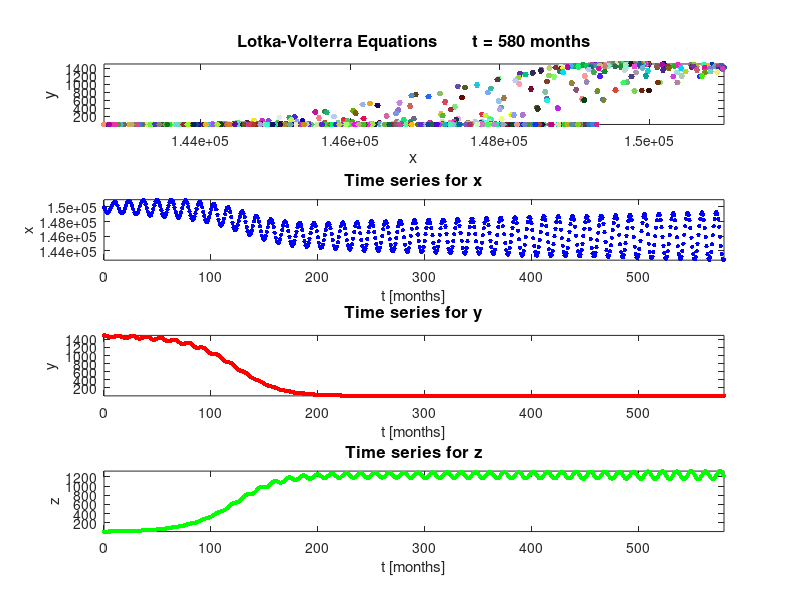

Here is the MATLAB script that generated this plot:
% =========================================================================
% Matlab program to draw a phase portrait for the LotkaVolterra Predetor
% Pey model. The results are shown at each time step. 
% In addition, the user has the option of plotting a time series graph for x or y. 
% Set the parameter choice = 1 for a time series plot for x.
% Set choice = 2 for a time series plot for y. 
% Equation parameters alpha, beta, gamma and detla can be changed by the
% user.
% Equations are solved using a numerical ODE solver. 
%
% James Adams 3/4/14
% =========================================================================

function LotkaVolterra_JA
clear  % Clears command window
clc    % Clears command history
clf    % Removes anything in the figure window before simulation. 


iterations = 1;  % Sets initial interation count to 1;
pausetime = 0;%0.1;  % Shows solutions at each time step. 
runtime = 580;    % Duration time of simulation.

% ================ Equation parameter values ==============================
N1  = 0.15;     % preys growth factor
L12 = 0.0001;   % loss of preys when preys meet predators
C11 =10^(-8);  % competition between preys
L13 = 0.00012;

M2  = 1.5;   % predators decrease factor
G21 = 0.00001;  % growth of predators due to 
C22 = 10^(-8);      % competition between predators
C23 = 10^(-5);

M3  = 1.46;
G31 = 10^(-5);
C33 = 0;
C32 =10^(-7);     % competition with native predator

% =============== Initial conditions for x and y ==========================
initialx = M2/G21; % Balance solution
initialy = N1/L12;  % Balance solution
initialz = 8; % Alien predator
%initialx = 150000; % initial number of preys 
%initialy = 1600;   % initial number of predators 

fprintf('----------------------------------\nLotka-Volterra Predetor Prey model \n\n----------------------------------')
%fprintf('\n\nParameter values set,')
%fprintf('\n\nalpha = %2.6f \nbeta = %2.6f \ngamma = %2.6f \ndelta = %2.6f ',alpha,beta,gamma,delta)


% Solves equations using numerical ODE solver 45 (nonstiff runge kutta)
deq1=@(t,x) [...
     x(1)*N1 - L12*x(1)*x(2) - C11*x(1)*x(1)- L13*x(1)*x(3) ; ...
    -x(2)*M2 + G21*x(1)*x(2) - C22*x(2)*x(2)- C23*x(2)*x(3) ;...
    -x(3)*M3 + G31*x(1)*x(3) - C33*x(3)*x(3)- C32*x(3)*x(2) ];
[t,sol] = ode45(deq1,[0 runtime],[initialx initialy initialz]);

arraysize = size(t);  % Sets time array size for the for loop.

%============ Solutions are plotted at each time step =====================

for i = 1 : max(arraysize) 
    subplot(4,1,1)
    plot(sol(iterations,1),sol(iterations,2),'.','color',[rand; rand; rand],'markersize',14,'MarkerFaceColor','b');                               
    %plot(sol(iterations,1),sol(iterations,2),'.','color','k','markersize',14,'MarkerFaceColor','b');                               
    hold on
    title(['Lotka-Volterra Equations       t = ' num2str(t(iterations)) ' months'],'fontsize',12)
    xlabel('x','fontsize',12)
    ylabel('y','fontsize',12)
    axis([min(sol(:,1)) max(sol(:,1)) min(sol(:,2)) max(sol(:,2))])
    
    subplot(4,1,2)
    %text(0.1,0.5,'Time Series graph will be shown at the end of the simulation')
    
    iterations = iterations + 1;   % Adds 1 to the iteration count. 
    pause(pausetime)
end

% ==== Plots time series of x or y graph depending on choice ============== 

    subplot(4,1,2)
    plot(t(:,1),sol(:,1),'b.','markersize',10,'MarkerFaceColor','b')
    title(['Time series for x'],'fontsize',12)
    xlabel('t [months]')
    ylabel('x')
    axis([min(t(:,1)) max(t(:,1)) min(sol(:,1)) max(sol(:,1))])

    %title(['Time series for y - run time = ' num2str(max(t)) ' months '],'fontsize',12)
    subplot(4,1,3)
    plot(t(:,1),sol(:,2),'r.','markersize',10,'MarkerFaceColor','b')
    title(['Time series for y'],'fontsize',12)
    xlabel('t [months]')
    ylabel('y')
    axis([min(t(:,1)) max(t(:,1)) min(sol(:,2)) max(sol(:,2))])
    
    subplot(4,1,4)
    plot(t(:,1),sol(:,3),'g.','markersize',10,'MarkerFaceColor','b')
    title(['Time series for z'],'fontsize',12)
    xlabel('t [months]')
    ylabel('z')
    if(initialz>0)
        axis([min(t(:,1)) max(t(:,1)) min(sol(:,3)) max(sol(:,3))])
    end
    
end

%====================== End of program ====================================
